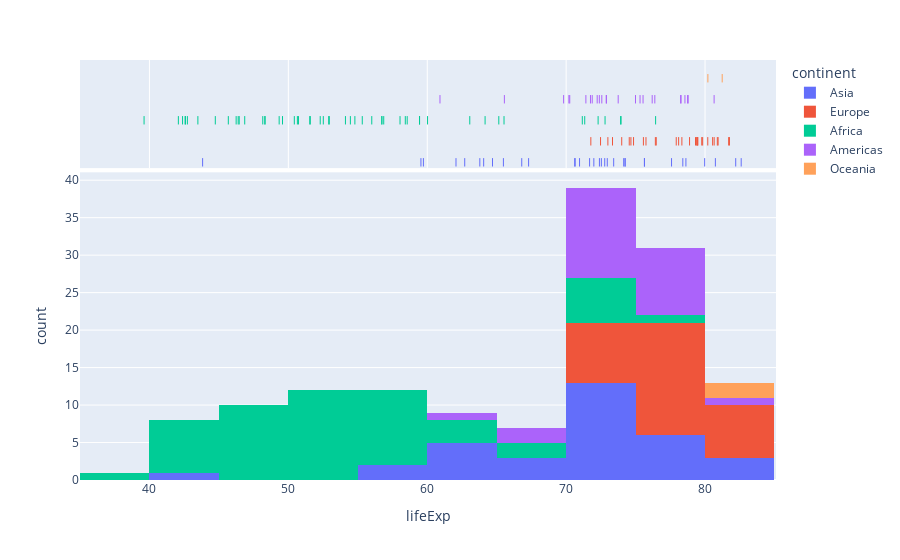

This figure's notebook cell:
### Code cell
px.histogram(df, x='lifeExp', color="continent", hover_name="country", marginal="rug")

### Figure 1 — Plotly figure (JSON) as saved in the notebook; plotly's stock layout.template omitted (floating-point values rounded to 4 significant figures)
{"data": [{"alignmentgroup": "True", "bingroup": "x", "hovertemplate": "continent=Asia<br>lifeExp=%{x}<br>count=%{y}<extra></extra>", "legendgroup": "Asia", "marker": {"color": "#636efa", "pattern": {"shape": ""}}, "name": "Asia", "offsetgroup": "Asia", "orientation": "v", "showlegend": true, "type": "histogram", "x": [43.83, 75.64, 64.06, 59.72, 72.96, 82.21, 64.7, 70.65, 70.96, 59.55, 80.75, 82.6, 72.53, 67.3, 78.62, 77.59, 71.99, 74.24, 66.8, 62.07, 63.78, 75.64, 65.48, 71.69, 72.78, 79.97, 72.4, 74.14, 78.4, 70.62, 74.25, 73.42, 62.7], "xaxis": "x", "yaxis": "y"}, {"alignmentgroup": "True", "boxpoints": "all", "fillcolor": "rgba(255,255,255,0)", "hoveron": "points", "hovertemplate": "<b>%{hovertext}</b><br><br>continent=Asia<br>lifeExp=%{x}<extra></extra>", "hovertext": ["Afghanistan", "Bahrain", "Bangladesh", "Cambodia", "China", "Hong Kong, China", "India", "Indonesia", "Iran", "Iraq", "Israel", "Japan", "Jordan", "Korea, Dem. Rep.", "Korea, Rep.", "Kuwait", "Lebanon", "Malaysia", "Mongolia", "Myanmar", "Nepal", "Oman", "Pakistan", "Philippines", "Saudi Arabia", "Singapore", "Sri Lanka", "Syria", "Taiwan", "Thailand", "Vietnam", "West Bank and Gaza", "Yemen, Rep."], "jitter": 0, "legendgroup": "Asia", "line": {"color": "rgba(255,255,255,0)"}, "marker": {"color": "#636efa", "symbol": "line-ns-open"}, "name": "Asia", "offsetgroup": "Asia", "showlegend": false, "type": "box", "x": [43.83, 75.64, 64.06, 59.72, 72.96, 82.21, 64.7, 70.65, 70.96, 59.55, 80.75, 82.6, 72.53, 67.3, 78.62, 77.59, 71.99, 74.24, 66.8, 62.07, 63.78, 75.64, 65.48, 71.69, 72.78, 79.97, 72.4, 74.14, 78.4, 70.62, 74.25, 73.42, 62.7], "xaxis": "x2", "yaxis": "y2"}, {"alignmentgroup": "True", "bingroup": "x", "hovertemplate": "continent=Europe<br>lifeExp=%{x}<br>count=%{y}<extra></extra>", "legendgroup": "Europe", "marker": {"color": "#EF553B", "pattern": {"shape": ""}}, "name": "Europe", "offsetgroup": "Europe", "orientation": "v", "showlegend": true, "type": "histogram", "x": [76.42, 79.83, 79.44, 74.85, 73.0, 75.75, 76.49, 78.33, 79.31, 80.66, 79.41, 79.48, 73.34, 81.76, 78.89, 80.55, 74.54, 79.76, 80.2, 75.56, 78.1, 72.48, 74.0, 74.66, 77.93, 80.94, 80.88, 81.7, 71.78, 79.42], "xaxis": "x", "yaxis": "y"}, {"alignmentgroup": "True", "boxpoints": "all", "fillcolor": "rgba(255,255,255,0)", "hoveron": "points", "hovertemplate": "<b>%{hovertext}</b><br><br>continent=Europe<br>lifeExp=%{x}<extra></extra>", "hovertext": ["Albania", "Austria", "Belgium", "Bosnia and Herzegovina", "Bulgaria", "Croatia", "Czech Republic", "Denmark", "Finland", "France", "Germany", "Greece", "Hungary", "Iceland", "Ireland", "Italy", "Montenegro", "Netherlands", "Norway", "Poland", "Portugal", "Romania", "Serbia", "Slovak Republic", "Slovenia", "Spain", "Sweden", "Switzerland", "Turkey", "United Kingdom"], "jitter": 0, "legendgroup": "Europe", "line": {"color": "rgba(255,255,255,0)"}, "marker": {"color": "#EF553B", "symbol": "line-ns-open"}, "name": "Europe", "offsetgroup": "Europe", "showlegend": false, "type": "box", "x": [76.42, 79.83, 79.44, 74.85, 73.0, 75.75, 76.49, 78.33, 79.31, 80.66, 79.41, 79.48, 73.34, 81.76, 78.89, 80.55, 74.54, 79.76, 80.2, 75.56, 78.1, 72.48, 74.0, 74.66, 77.93, 80.94, 80.88, 81.7, 71.78, 79.42], "xaxis": "x2", "yaxis": "y2"}, {"alignmentgroup": "True", "bingroup": "x", "hovertemplate": "continent=Africa<br>lifeExp=%{x}<br>count=%{y}<extra></extra>", "legendgroup": "Africa", "marker": {"color": "#00cc96", "pattern": {"shape": ""}}, "name": "Africa", "offsetgroup": "Africa", "orientation": "v", "showlegend": true, "type": "histogram", "x": [72.3, 42.73, 56.73, 50.73, 52.3, 49.58, 50.43, 44.74, 50.65, 65.15, 46.46, 55.32, 48.33, 54.79, 71.34, 51.58, 58.04, 52.95, 56.73, 59.45, 60.02, 56.01, 46.39, 54.11, 42.59, 45.68, 73.95, 59.44, 48.3, 54.47, 64.16, 72.8, 71.16, 42.08, 52.91, 56.87, 46.86, 76.44, 46.24, 65.53, 63.06, 42.57, 48.16, 49.34, 58.56, 39.61, 52.52, 58.42, 73.92, 51.54, 42.38, 43.49], "xaxis": "x", "yaxis": "y"}, {"alignmentgroup": "True", "boxpoints": "all", "fillcolor": "rgba(255,255,255,0)", "hoveron": "points", "hovertemplate": "<b>%{hovertext}</b><br><br>continent=Africa<br>lifeExp=%{x}<extra></extra>", "hovertext": ["Algeria", "Angola", "Benin", "Botswana", "Burkina Faso", "Burundi", "Cameroon", "Central African Republic", "Chad", "Comoros", "Congo, Dem. Rep.", "Congo, Rep.", "Cote d'Ivoire", "Djibouti", "Egypt", "Equatorial Guinea", "Eritrea", "Ethiopia", "Gabon", "Gambia", "Ghana", "Guinea", "Guinea-Bissau", "Kenya", "Lesotho", "Liberia", "Libya", "Madagascar", "Malawi", "Mali", "Mauritania", "Mauritius", "Morocco", "Mozambique", "Namibia", "Niger", "Nigeria", "Reunion", "Rwanda", "Sao Tome and Principe", "Senegal", "Sierra Leone", "Somalia", "South Africa", "Sudan", "Swaziland", "Tanzania", "Togo", "Tunisia", "Uganda", "Zambia", "Zimbabwe"], "jitter": 0, "legendgroup": "Africa", "line": {"color": "rgba(255,255,255,0)"}, "marker": {"color": "#00cc96", "symbol": "line-ns-open"}, "name": "Africa", "offsetgroup": "Africa", "showlegend": false, "type": "box", "x": [72.3, 42.73, 56.73, 50.73, 52.3, 49.58, 50.43, 44.74, 50.65, 65.15, 46.46, 55.32, 48.33, 54.79, 71.34, 51.58, 58.04, 52.95, 56.73, 59.45, 60.02, 56.01, 46.39, 54.11, 42.59, 45.68, 73.95, 59.44, 48.3, 54.47, 64.16, 72.8, 71.16, 42.08, 52.91, 56.87, 46.86, 76.44, 46.24, 65.53, 63.06, 42.57, 48.16, 49.34, 58.56, 39.61, 52.52, 58.42, 73.92, 51.54, 42.38, 43.49], "xaxis": "x2", "yaxis": "y2"}, {"alignmentgroup": "True", "bingroup": "x", "hovertemplate": "continent=Americas<br>lifeExp=%{x}<br>count=%{y}<extra></extra>", "legendgroup": "Americas", "marker": {"color": "#ab63fa", "pattern": {"shape": ""}}, "name": "Americas", "offsetgroup": "Americas", "orientation": "v", "showlegend": true, "type": "histogram", "x": [75.32, 65.55, 72.39, 80.65, 78.55, 72.89, 78.78, 78.27, 72.23, 74.99, 71.88, 70.26, 60.92, 70.2, 72.57, 76.19, 72.9, 75.54, 71.75, 71.42, 78.75, 69.82, 78.24, 76.38, 73.75], "xaxis": "x", "yaxis": "y"}, {"alignmentgroup": "True", "boxpoints": "all", "fillcolor": "rgba(255,255,255,0)", "hoveron": "points", "hovertemplate": "<b>%{hovertext}</b><br><br>continent=Americas<br>lifeExp=%{x}<extra></extra>", "hovertext": ["Argentina", "Bolivia", "Brazil", "Canada", "Chile", "Colombia", "Costa Rica", "Cuba", "Dominican Republic", "Ecuador", "El Salvador", "Guatemala", "Haiti", "Honduras", "Jamaica", "Mexico", "Nicaragua", "Panama", "Paraguay", "Peru", "Puerto Rico", "Trinidad and Tobago", "United States", "Uruguay", "Venezuela"], "jitter": 0, "legendgroup": "Americas", "line": {"color": "rgba(255,255,255,0)"}, "marker": {"color": "#ab63fa", "symbol": "line-ns-open"}, "name": "Americas", "offsetgroup": "Americas", "showlegend": false, "type": "box", "x": [75.32, 65.55, 72.39, 80.65, 78.55, 72.89, 78.78, 78.27, 72.23, 74.99, 71.88, 70.26, 60.92, 70.2, 72.57, 76.19, 72.9, 75.54, 71.75, 71.42, 78.75, 69.82, 78.24, 76.38, 73.75], "xaxis": "x2", "yaxis": "y2"}, {"alignmentgroup": "True", "bingroup": "x", "hovertemplate": "continent=Oceania<br>lifeExp=%{x}<br>count=%{y}<extra></extra>", "legendgroup": "Oceania", "marker": {"color": "#FFA15A", "pattern": {"shape": ""}}, "name": "Oceania", "offsetgroup": "Oceania", "orientation": "v", "showlegend": true, "type": "histogram", "x": [81.23, 80.2], "xaxis": "x", "yaxis": "y"}, {"alignmentgroup": "True", "boxpoints": "all", "fillcolor": "rgba(255,255,255,0)", "hoveron": "points", "hovertemplate": "<b>%{hovertext}</b><br><br>continent=Oceania<br>lifeExp=%{x}<extra></extra>", "hovertext": ["Australia", "New Zealand"], "jitter": 0, "legendgroup": "Oceania", "line": {"color": "rgba(255,255,255,0)"}, "marker": {"color": "#FFA15A", "symbol": "line-ns-open"}, "name": "Oceania", "offsetgroup": "Oceania", "showlegend": false, "type": "box", "x": [81.23, 80.2], "xaxis": "x2", "yaxis": "y2"}], "layout": {"barmode": "relative", "legend": {"title": {"text": "continent"}, "tracegroupgap": 0}, "margin": {"t": 60}, "xaxis": {"anchor": "y", "domain": [0, 1], "title": {"text": "lifeExp"}}, "xaxis2": {"anchor": "y2", "domain": [0, 1], "matches": "x", "showgrid": true, "showticklabels": false}, "yaxis": {"anchor": "x", "domain": [0, 0.7326], "title": {"text": "count"}}, "yaxis2": {"anchor": "x2", "domain": [0.7426, 1], "matches": "y2", "showgrid": false, "showline": false, "showticklabels": false, "ticks": ""}}}
